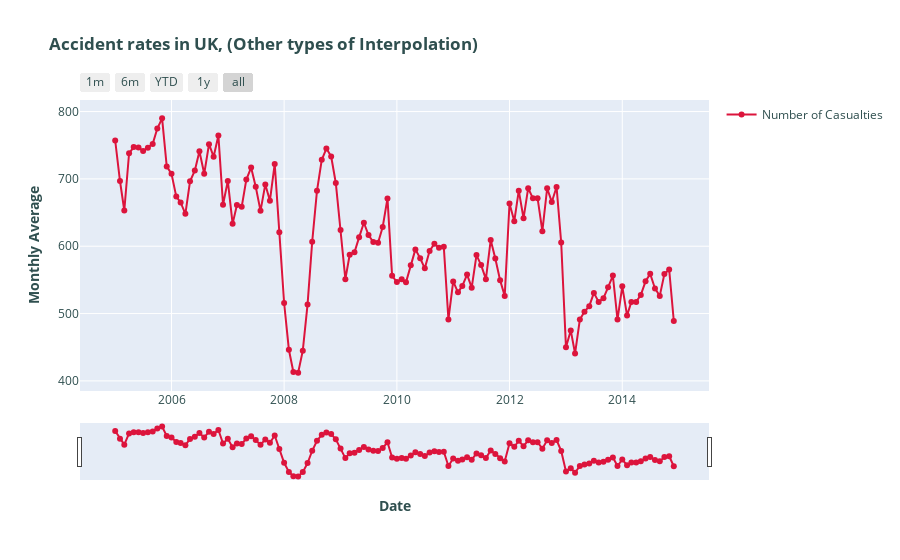

Notebook cell for this chart:
### Code cell
plot_accident_rate(uk_agg, 'Other types of Interpolation')
